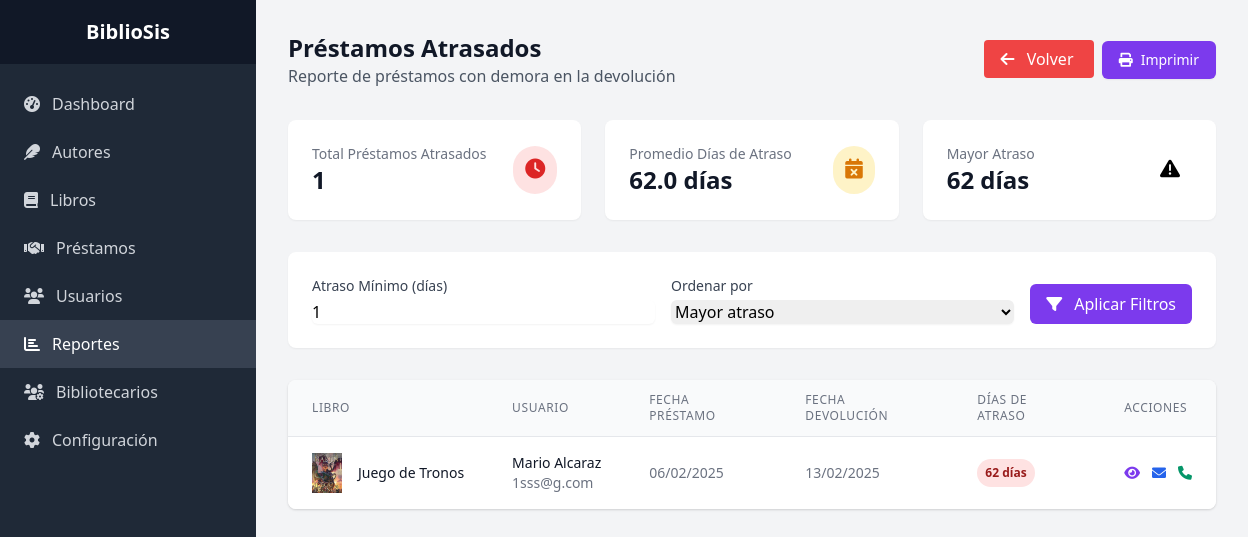
Before: /admin/reportes/prestamos_atrasados.php (signed in) with the older database file.
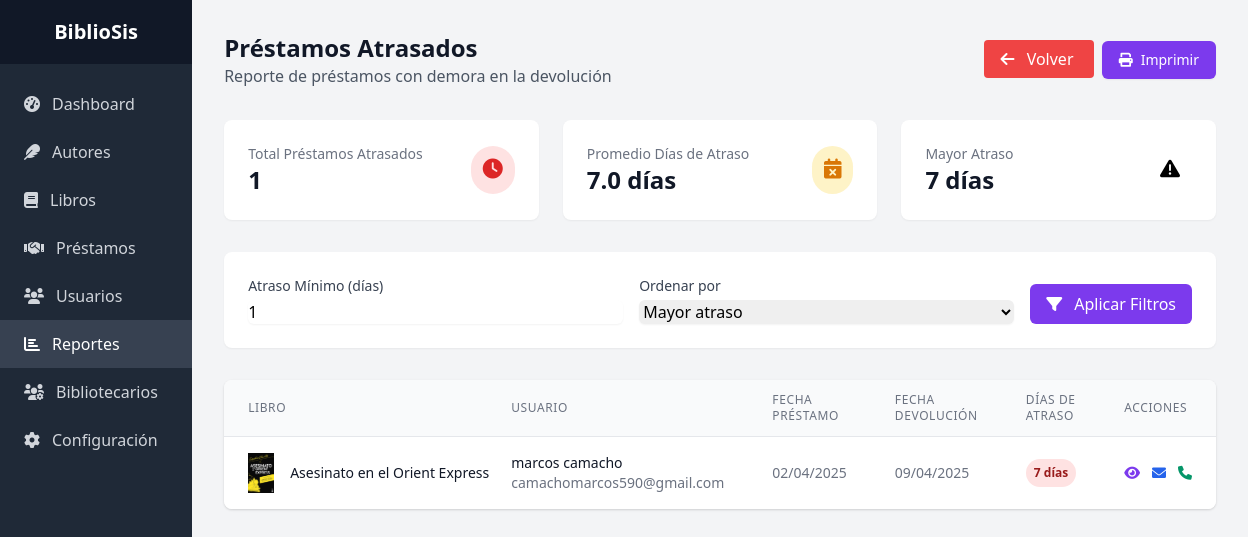
After: the same page with the newer database file.
### tables this page shows
CREATE TABLE `prestamos` (
  `id_prestamo` int(11) NOT NULL,
  `id_libro` int(11) DEFAULT NULL,
  `id_cliente` int(11) DEFAULT NULL,
  `id_usuario` int(11) DEFAULT NULL,
  `fecha_prestamo` timestamp NOT NULL DEFAULT current_timestamp(),
  `fecha_devolucion_esperada` date NOT NULL,
  `fecha_devolucion_real` date DEFAULT NULL,
  `estado` enum('Pendiente','Aprobado','Rechazado','Prestado','Devuelto','Atrasado') DEFAULT 'Pendiente',
  `observaciones` text DEFAULT NULL,
  `observaciones_devolucion` text DEFAULT NULL
);

CREATE TABLE `libros` (
  `id_libro` int(11) NOT NULL,
  `titulo` varchar(200) NOT NULL,
  `id_autor` int(11) DEFAULT NULL,
  `id_editorial` int(11) DEFAULT NULL,
  `id_genero` int(11) DEFAULT NULL,
  `id_categoria` int(11) DEFAULT NULL,
  `isbn` varchar(13) DEFAULT NULL,
  `año_publicacion` year(4) DEFAULT NULL,
  `cantidad_total` int(11) DEFAULT 1,
  `cantidad_disponible` int(11) DEFAULT 1,
  `imagen_portada` varchar(255) DEFAULT NULL,
  `sinopsis` text DEFAULT NULL,
  `estado` enum('Disponible','Prestado','No disponible') DEFAULT 'Disponible',
  `fecha_registro` timestamp NOT NULL DEFAULT current_timestamp()
);

CREATE TABLE `clientes` (
  `id_cliente` int(11) NOT NULL,
  `nombre` varchar(100) NOT NULL,
  `apellido` varchar(100) NOT NULL,
  `email` varchar(100) DEFAULT NULL,
  `telefono` varchar(20) DEFAULT NULL,
  `direccion` text DEFAULT NULL,
  `imagen_cliente` varchar(255) DEFAULT NULL,
  `fecha_registro` timestamp NOT NULL DEFAULT current_timestamp(),
  `estado` enum('Activo','Inactivo') DEFAULT 'Activo',
  `password` varchar(255) NOT NULL DEFAULT ''
);

### admin/reportes/prestamos_atrasados.php (the view, shortened to what the changed rows need)
<?php
require_once '../../config/config.php';
$orden = isset($_GET['orden']) ? cleanInput($_GET['orden']) : 'dias_atraso';
$atraso_minimo = isset($_GET['atraso_minimo']) ? (int)$_GET['atraso_minimo'] : 1;
try {
    $stmt = $pdo->query("
        SELECT
            COUNT(*) as total_atrasados,
            SUM(DATEDIFF(CURRENT_DATE, fecha_devolucion_esperada)) as dias_atraso_total,
            MAX(DATEDIFF(CURRENT_DATE, fecha_devolucion_esperada)) as max_dias_atraso
        FROM prestamos
        WHERE estado = 'Prestado'
        AND fecha_devolucion_esperada < CURRENT_DATE
    ");
    $estadisticas = $stmt->fetch();
    $sql = "
        SELECT p.*,
               l.titulo as libro_titulo,
               l.imagen_portada,
               CONCAT(c.nombre, ' ', c.apellido) as cliente_nombre,
               c.email as cliente_email,
               c.telefono as cliente_telefono,
               CONCAT(u.nombre, ' ', u.apellido) as bibliotecario_nombre,
               DATEDIFF(CURRENT_DATE, p.fecha_devolucion_esperada) as dias_atraso
        FROM prestamos p
        JOIN libros l ON p.id_libro = l.id_libro
        JOIN clientes c ON p.id_cliente = c.id_cliente
        LEFT JOIN usuarios u ON p.id_usuario = u.id_usuario
        WHERE p.estado = 'Prestado'
        AND p.fecha_devolucion_esperada < CURRENT_DATE
        AND DATEDIFF(CURRENT_DATE, p.fecha_devolucion_esperada) >= ?
    ";
    switch ($orden) {
        case 'dias_atraso':
            $sql .= " ORDER BY dias_atraso DESC";
            break;
    }
    $stmt = $pdo->prepare($sql);
    $stmt->execute([$atraso_minimo]);
    $prestamos = $stmt->fetchAll();
} catch(PDOException $e) {
    error_log($e->getMessage());
    $error = "Error al generar el reporte de préstamos atrasados.";
}
?>
<!DOCTYPE html>
<html lang="es">
<head>
    <link href="https://cdnjs.cloudflare.com/ajax/libs/tailwindcss/2.2.19/tailwind.min.css" rel="stylesheet">
    <link href="https://cdnjs.cloudflare.com/ajax/libs/font-awesome/6.0.0/css/all.min.css" rel="stylesheet">
</head>
<body class="bg-gray-100">
    <div class="flex">
        <div class="flex-1 p-8">
            <div class="max-w-7xl mx-auto">
                <div class="flex justify-between items-center mb-8">
                    <div>
                        <h1 class="text-2xl font-bold text-gray-900">Préstamos Atrasados</h1>
                    </div>
                </div>
                <div class="grid grid-cols-1 md:grid-cols-3 gap-6 mb-8">
                    <div class="bg-white p-6 rounded-lg shadow-sm">
                        <div class="flex justify-between items-center">
                            <div>
                                <p class="text-sm text-gray-500">Promedio Días de Atraso</p>
                                <h3 class="text-2xl font-bold text-gray-900">
                                    <?php
                                    echo $estadisticas['total_atrasados'] > 0
                                        ? number_format($estadisticas['dias_atraso_total'] / $estadisticas['total_atrasados'], 1)
                                        : '0';
                                    ?> días
                                </h3>
                            </div>
                        </div>
                    </div>
                    <div class="bg-white p-6 rounded-lg shadow-sm">
                        <div class="flex justify-between items-center">
                            <div>
                                <p class="text-sm text-gray-500">Mayor Atraso</p>
                                <h3 class="text-2xl font-bold text-gray-900">
                                    <?php echo $estadisticas['max_dias_atraso'] ?? '0'; ?> días
                                </h3>
                            </div>
                        </div>
                    </div>
                </div>
                <div class="bg-white rounded-lg shadow overflow-hidden">
                    <table class="min-w-full divide-y divide-gray-200">
                        <thead class="bg-gray-50">
                            <tr>
                                <th class="px-6 py-3 text-left text-xs font-medium text-gray-500 uppercase tracking-wider">
                                    Libro
                                </th>
                                <th class="px-6 py-3 text-left text-xs font-medium text-gray-500 uppercase tracking-wider">
                                    Usuario
                                </th>
                                <th class="px-6 py-3 text-left text-xs font-medium text-gray-500 uppercase tracking-wider">
                                    Fecha Préstamo
                                </th>
                                <th class="px-6 py-3 text-left text-xs font-medium text-gray-500 uppercase tracking-wider">
                                    Fecha Devolución
                                </th>
                                <th class="px-6 py-3 text-left text-xs font-medium text-gray-500 uppercase tracking-wider">
                                    Días de Atraso
                                </th>
                                <th class="px-6 py-3 text-left text-xs font-medium text-gray-500 uppercase tracking-wider">
                                    Acciones
                                </th>
                            </tr>
                        </thead>
                        <tbody class="bg-white divide-y divide-gray-200">
                            <?php if (empty($prestamos)): ?>
                                <tr>
                                    <td colspan="6" class="px-6 py-4 text-center text-gray-500">
                                        No hay préstamos atrasados que coincidan con los criterios de búsqueda.
                                    </td>
                                </tr>
                            <?php else: ?>
                                <?php foreach ($prestamos as $prestamo): ?>
                                <tr>
                                    <td class="px-6 py-4 whitespace-nowrap">
                                        <div class="flex items-center">
                                            <?php if ($prestamo['imagen_portada']): ?>
                                                <img class="h-10 w-8 object-cover"
                                                     src="../../<?php echo htmlspecialchars($prestamo['imagen_portada']); ?>"
                                                     alt="<?php echo htmlspecialchars($prestamo['libro_titulo']); ?>">
                                            <?php else: ?>
                                                <div class="h-10 w-8 bg-gray-200 flex items-center justify-center">
                                                    <i class="fas fa-book text-gray-400"></i>
                                                </div>
                                            <?php endif; ?>
                                            <div class="ml-4">
                                                <div class="text-sm font-medium text-gray-900">
                                                    <?php echo htmlspecialchars($prestamo['libro_titulo']); ?>
                                                </div>
                                            </div>
                                        </div>
                                    </td>
                                    <td class="px-6 py-4 whitespace-nowrap">
                                        <div class="text-sm text-gray-900">
                                            <?php echo htmlspecialchars($prestamo['cliente_nombre']); ?>
                                        </div>
                                        <div class="text-sm text-gray-500">
                                            <?php echo htmlspecialchars($prestamo['cliente_email']); ?>
                                        </div>
                                    </td>
                                    <td class="px-6 py-4 whitespace-nowrap text-sm text-gray-500">
                                        <?php echo date('d/m/Y', strtotime($prestamo['fecha_prestamo'])); ?>
                                    </td>
                                    <td class="px-6 py-4 whitespace-nowrap text-sm text-gray-500">
                                        <?php echo date('d/m/Y', strtotime($prestamo['fecha_devolucion_esperada'])); ?>
                                    </td>
                                    <td class="px-6 py-4 whitespace-nowrap">
                                        <span class="px-2 py-1 inline-flex text-xs leading-5 font-semibold rounded-full bg-red-100 text-red-800">
                                            <?php echo $prestamo['dias_atraso']; ?> días
                                        </span>
                                    </td>
                                    <td class="px-6 py-4 whitespace-nowrap text-sm font-medium">
                                        <div class="flex space-x-3">
                                            <a href="../prestamos/ver.php?id=<?php echo $prestamo['id_prestamo']; ?>"
                                               class="text-purple-600 hover:text-purple-900"
                                               title="Ver detalles">
                                                <i class="fas fa-eye"></i>
                                            </a>
                                            <a href="mailto:<?php echo htmlspecialchars($prestamo['cliente_email']); ?>"
                                               class="text-blue-600 hover:text-blue-900"
                                               title="Enviar recordatorio">
                                                <i class="fas fa-envelope"></i>
                                            </a>
                                            <a href="tel:<?php echo htmlspecialchars($prestamo['cliente_telefono']); ?>"
                                               class="text-green-600 hover:text-green-900"
                                               title="Llamar usuario">
                                                <i class="fas fa-phone"></i>
                                            </a>
                                        </div>
                                    </td>
                                </tr>
                                <?php endforeach; ?>
                            <?php endif; ?>
                        </tbody>
                    </table>
                </div>
            </div>
        </div>
    </div>
</body>
</html>

Changed rows visible on the page:
no longer on this page (row edited): prestamos: id_libro.imagen_portada (picture), id_libro.titulo "Juego de Tronos", cliente_nombre "Mario Alcaraz", id_cliente.email "1sss@g.com", fecha_prestamo "06/02/2025", fecha_devolucion_esperada "13/02/2025", dias_atraso "62"
added prestamos: id_libro.imagen_portada (picture), id_libro.titulo "Asesinato en el Orient Express", cliente_nombre "marcos camacho", id_cliente.email "camachomarcos590@gmail.com", fecha_prestamo "02/04/2025", fecha_devolucion_esperada "09/04/2025", dias_atraso "7"
Other visible differences:
$estadisticas['dias_atraso_total'] / $estadisticas['total_atrasados']: "62.0" → "7.0"
$estadisticas['max_dias_atraso']: "62" → "7"
